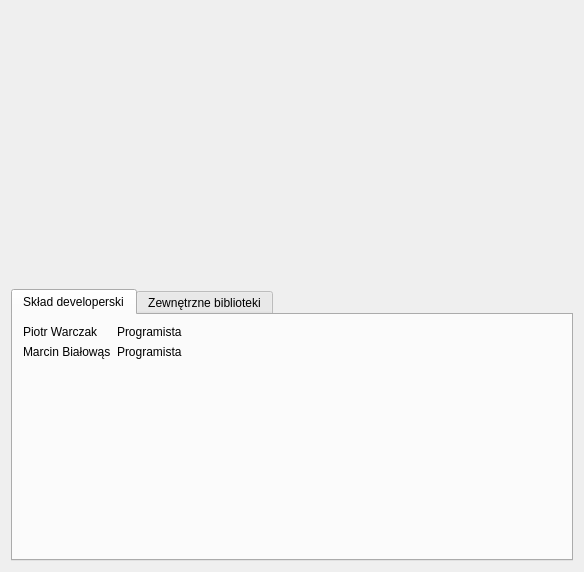
<?xml version="1.0" encoding="UTF-8"?>
<ui version="4.0">
 <class>Dialog</class>
 <widget class="QDialog" name="Dialog">
  <property name="geometry">
   <rect>
    <x>0</x>
    <y>0</y>
    <width>584</width>
    <height>572</height>
   </rect>
  </property>
  <property name="minimumSize">
   <size>
    <width>584</width>
    <height>572</height>
   </size>
  </property>
  <property name="windowTitle">
   <string>O twórcach</string>
  </property>
  <layout class="QGridLayout" name="gridLayout">
   <item row="0" column="0">
    <layout class="QVBoxLayout" name="verticalLayout">
     <item alignment="Qt::AlignHCenter">
      <widget class="QLabel" name="label_2">
       <property name="sizePolicy">
        <sizepolicy hsizetype="MinimumExpanding" vsizetype="MinimumExpanding">
         <horstretch>0</horstretch>
         <verstretch>0</verstretch>
        </sizepolicy>
       </property>
       <property name="maximumSize">
        <size>
         <width>539</width>
         <height>300</height>
        </size>
       </property>
       <property name="text">
        <string/>
       </property>
       <property name="pixmap">
        <pixmap>../../static/logo.png</pixmap>
       </property>
      </widget>
     </item>
     <item>
      <widget class="QTabWidget" name="tabWidget">
       <property name="sizePolicy">
        <sizepolicy hsizetype="MinimumExpanding" vsizetype="MinimumExpanding">
         <horstretch>0</horstretch>
         <verstretch>0</verstretch>
        </sizepolicy>
       </property>
       <property name="tabShape">
        <enum>QTabWidget::Rounded</enum>
       </property>
       <property name="currentIndex">
        <number>0</number>
       </property>
       <widget class="QWidget" name="tab_3">
        <attribute name="title">
         <string>Skład developerski</string>
        </attribute>
        <widget class="QWidget" name="formLayoutWidget">
         <property name="geometry">
          <rect>
           <x>10</x>
           <y>10</y>
           <width>211</width>
           <height>121</height>
          </rect>
         </property>
         <layout class="QFormLayout" name="formLayout">
          <property name="sizeConstraint">
           <enum>QLayout::SetFixedSize</enum>
          </property>
          <property name="fieldGrowthPolicy">
           <enum>QFormLayout::AllNonFixedFieldsGrow</enum>
          </property>
          <item row="0" column="0">
           <widget class="QLabel" name="label_3">
            <property name="text">
             <string>Piotr Warczak</string>
            </property>
           </widget>
          </item>
          <item row="0" column="1">
           <widget class="QLabel" name="label_4">
            <property name="text">
             <string>Programista</string>
            </property>
           </widget>
          </item>
          <item row="1" column="0">
           <widget class="QLabel" name="label_5">
            <property name="text">
             <string>Marcin Białowąs</string>
            </property>
           </widget>
          </item>
          <item row="1" column="1">
           <widget class="QLabel" name="label_6">
            <property name="text">
             <string>Programista</string>
            </property>
           </widget>
          </item>
         </layout>
        </widget>
       </widget>
       <widget class="QWidget" name="tab_4">
        <attribute name="title">
         <string>Zewnętrzne biblioteki</string>
        </attribute>
        <widget class="QWidget" name="verticalLayoutWidget_2">
         <property name="geometry">
          <rect>
           <x>10</x>
           <y>10</y>
           <width>531</width>
           <height>191</height>
          </rect>
         </property>
         <layout class="QVBoxLayout" name="verticalLayout_2">
          <property name="sizeConstraint">
           <enum>QLayout::SetMinimumSize</enum>
          </property>
          <item>
           <widget class="QLabel" name="label_12">
            <property name="text">
             <string>&lt;html&gt;&lt;head/&gt;&lt;body&gt;&lt;p&gt;&lt;a href=&quot;https://pypi.org/project/Faker/&quot;&gt;&lt;span style=&quot; text-decoration: underline; color:#0000ff;&quot;&gt;Faker&lt;/span&gt;&lt;/a&gt;&lt;/p&gt;&lt;/body&gt;&lt;/html&gt;</string>
            </property>
            <property name="openExternalLinks">
             <bool>true</bool>
            </property>
           </widget>
          </item>
          <item>
           <widget class="QLabel" name="label_15">
            <property name="text">
             <string>&lt;html&gt;&lt;head/&gt;&lt;body&gt;&lt;p&gt;&lt;a href=&quot;https://pypi.org/project/num2words/&quot;&gt;&lt;span style=&quot; text-decoration: underline; color:#0000ff;&quot;&gt;num2words&lt;/span&gt;&lt;/a&gt;&lt;/p&gt;&lt;/body&gt;&lt;/html&gt;</string>
            </property>
            <property name="openExternalLinks">
             <bool>true</bool>
            </property>
           </widget>
          </item>
          <item>
           <widget class="QLabel" name="label_13">
            <property name="text">
             <string>&lt;html&gt;&lt;head/&gt;&lt;body&gt;&lt;p&gt;&lt;a href=&quot;https://pypi.org/project/PySide2/&quot;&gt;&lt;span style=&quot; text-decoration: underline; color:#0000ff;&quot;&gt;PySide2&lt;/span&gt;&lt;/a&gt;&lt;/p&gt;&lt;/body&gt;&lt;/html&gt;</string>
            </property>
            <property name="openExternalLinks">
             <bool>true</bool>
            </property>
           </widget>
          </item>
          <item>
           <widget class="QLabel" name="label_14">
            <property name="text">
             <string>&lt;html&gt;&lt;head/&gt;&lt;body&gt;&lt;p&gt;&lt;a href=&quot;https://www.reportlab.com/dev/opensource/&quot;&gt;&lt;span style=&quot; text-decoration: underline; color:#0000ff;&quot;&gt;ReportLab - Content to PDF Solutions&lt;/span&gt;&lt;/a&gt;&lt;/p&gt;&lt;/body&gt;&lt;/html&gt;</string>
            </property>
            <property name="openExternalLinks">
             <bool>true</bool>
            </property>
           </widget>
          </item>
          <item>
           <widget class="QLabel" name="label_11">
            <property name="text">
             <string>&lt;html&gt;&lt;head/&gt;&lt;body&gt;&lt;p&gt;&lt;a href=&quot;https://www.sqlalchemy.org/&quot;&gt;&lt;span style=&quot; text-decoration: underline; color:#0000ff;&quot;&gt;SQLAlchemy - The Database Toolkit for Python&lt;/span&gt;&lt;/a&gt;&lt;/p&gt;&lt;/body&gt;&lt;/html&gt;</string>
            </property>
            <property name="openExternalLinks">
             <bool>true</bool>
            </property>
           </widget>
          </item>
          <item>
           <widget class="QLabel" name="label">
            <property name="text">
             <string>&lt;html&gt;&lt;head/&gt;&lt;body&gt;&lt;p&gt;&lt;a href=&quot;https://www.sphinx-doc.org/en/master/&quot;&gt;&lt;span style=&quot; text-decoration: underline; color:#0000ff;&quot;&gt;SPHINX - Python Documentation Generator&lt;/span&gt;&lt;/a&gt;&lt;/p&gt;&lt;/body&gt;&lt;/html&gt;</string>
            </property>
            <property name="textFormat">
             <enum>Qt::RichText</enum>
            </property>
            <property name="openExternalLinks">
             <bool>true</bool>
            </property>
           </widget>
          </item>
         </layout>
        </widget>
       </widget>
      </widget>
     </item>
    </layout>
   </item>
  </layout>
 </widget>
 <resources/>
 <connections/>
</ui>
